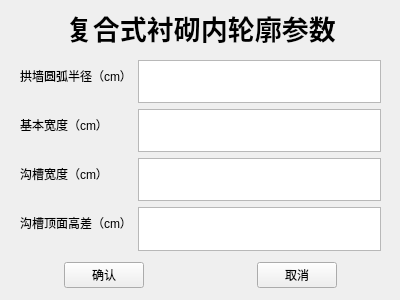
<?xml version="1.0" encoding="UTF-8"?>
<ui version="4.0">
 <class>dialog</class>
 <widget class="QWidget" name="dialog">
  <property name="geometry">
   <rect>
    <x>0</x>
    <y>0</y>
    <width>400</width>
    <height>300</height>
   </rect>
  </property>
  <property name="windowTitle">
   <string>Form</string>
  </property>
  <widget class="QWidget" name="horizontalLayoutWidget">
   <property name="geometry">
    <rect>
     <x>0</x>
     <y>250</y>
     <width>401</width>
     <height>51</height>
    </rect>
   </property>
   <layout class="QHBoxLayout" name="horizontalLayout">
    <property name="spacing">
     <number>50</number>
    </property>
    <item>
     <spacer name="horizontalSpacer_2">
      <property name="orientation">
       <enum>Qt::Horizontal</enum>
      </property>
      <property name="sizeHint" stdset="0">
       <size>
        <width>40</width>
        <height>20</height>
       </size>
      </property>
     </spacer>
    </item>
    <item>
     <widget class="QPushButton" name="btn1">
      <property name="text">
       <string>确认</string>
      </property>
     </widget>
    </item>
    <item>
     <spacer name="horizontalSpacer_3">
      <property name="orientation">
       <enum>Qt::Horizontal</enum>
      </property>
      <property name="sizeHint" stdset="0">
       <size>
        <width>40</width>
        <height>20</height>
       </size>
      </property>
     </spacer>
    </item>
    <item>
     <widget class="QPushButton" name="btn2">
      <property name="text">
       <string>取消</string>
      </property>
     </widget>
    </item>
    <item>
     <spacer name="horizontalSpacer">
      <property name="orientation">
       <enum>Qt::Horizontal</enum>
      </property>
      <property name="sizeHint" stdset="0">
       <size>
        <width>40</width>
        <height>20</height>
       </size>
      </property>
     </spacer>
    </item>
   </layout>
  </widget>
  <widget class="QWidget" name="widget" native="true">
   <property name="geometry">
    <rect>
     <x>20</x>
     <y>60</y>
     <width>361</width>
     <height>191</height>
    </rect>
   </property>
   <layout class="QFormLayout" name="formLayout">
    <item row="0" column="0">
     <widget class="QLabel" name="label">
      <property name="text">
       <string>拱墙圆弧半径（cm）</string>
      </property>
     </widget>
    </item>
    <item row="0" column="1">
     <widget class="QTextEdit" name="textEdit_3"/>
    </item>
    <item row="1" column="0">
     <widget class="QLabel" name="label_2">
      <property name="text">
       <string>基本宽度（cm）</string>
      </property>
     </widget>
    </item>
    <item row="1" column="1">
     <widget class="QTextEdit" name="textEdit_4"/>
    </item>
    <item row="2" column="0">
     <widget class="QLabel" name="label_3">
      <property name="text">
       <string>沟槽宽度（cm）</string>
      </property>
     </widget>
    </item>
    <item row="2" column="1">
     <widget class="QTextEdit" name="textEdit"/>
    </item>
    <item row="4" column="0">
     <widget class="QLabel" name="label_4">
      <property name="text">
       <string>沟槽顶面高差（cm）</string>
      </property>
     </widget>
    </item>
    <item row="4" column="1">
     <widget class="QTextEdit" name="textEdit_2"/>
    </item>
   </layout>
  </widget>
  <widget class="QWidget" name="widget_2" native="true">
   <property name="geometry">
    <rect>
     <x>0</x>
     <y>0</y>
     <width>401</width>
     <height>55</height>
    </rect>
   </property>
   <layout class="QHBoxLayout" name="horizontalLayout_2">
    <item>
     <spacer name="horizontalSpacer_5">
      <property name="orientation">
       <enum>Qt::Horizontal</enum>
      </property>
      <property name="sizeHint" stdset="0">
       <size>
        <width>112</width>
        <height>20</height>
       </size>
      </property>
     </spacer>
    </item>
    <item>
     <widget class="QLabel" name="label_5">
      <property name="font">
       <font>
        <pointsize>20</pointsize>
        <weight>75</weight>
        <bold>true</bold>
       </font>
      </property>
      <property name="text">
       <string>复合式衬砌内轮廓参数</string>
      </property>
     </widget>
    </item>
    <item>
     <spacer name="horizontalSpacer_4">
      <property name="orientation">
       <enum>Qt::Horizontal</enum>
      </property>
      <property name="sizeHint" stdset="0">
       <size>
        <width>111</width>
        <height>20</height>
       </size>
      </property>
     </spacer>
    </item>
   </layout>
  </widget>
 </widget>
 <resources/>
 <connections/>
</ui>
